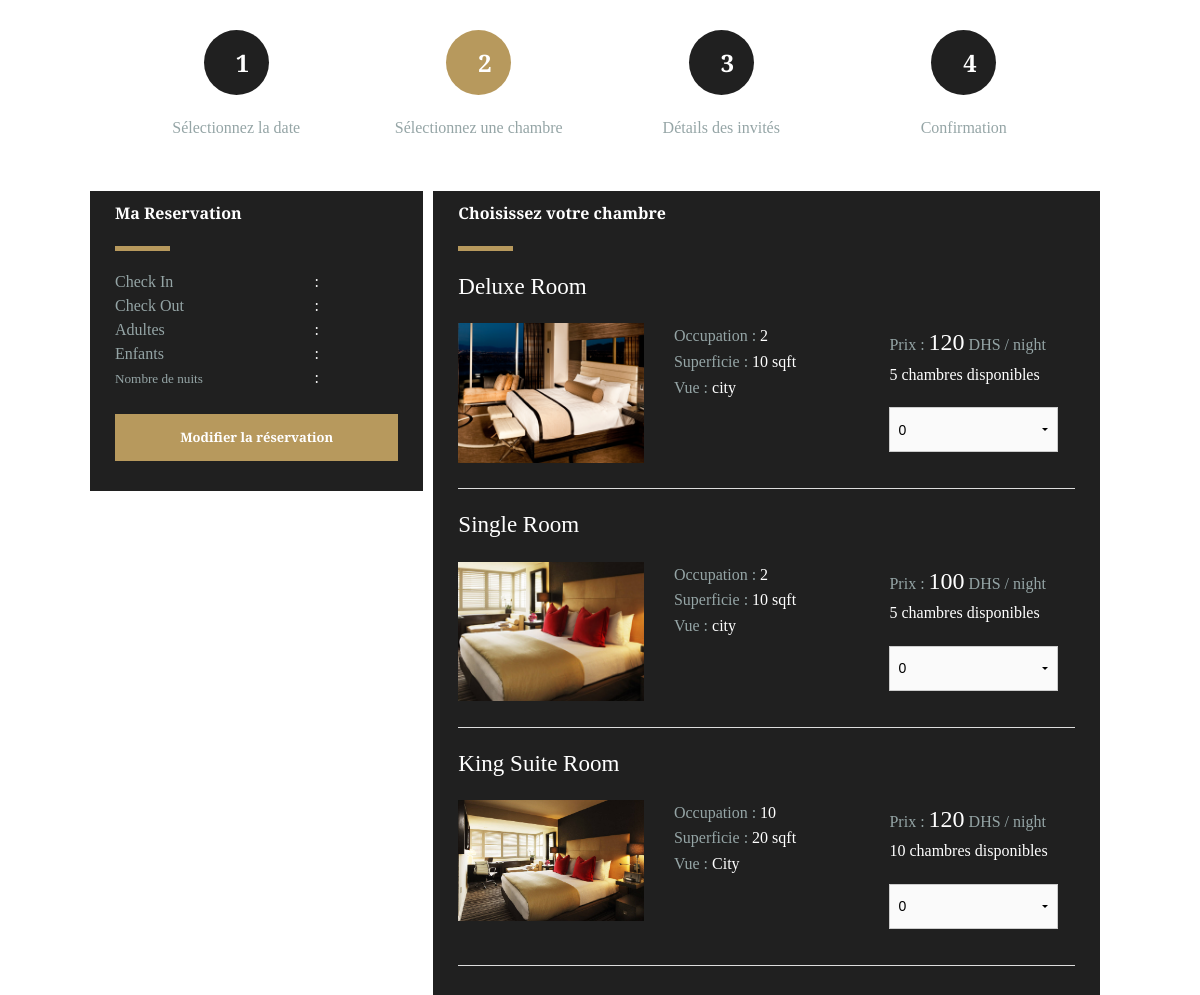
/Reservation/checkroom.php, run on the app's committed database.
### tables this page shows
CREATE TABLE IF NOT EXISTS `room` (
`room_id` int(255) NOT NULL,
  `total_room` int(255) NOT NULL,
  `occupancy` int(255) DEFAULT NULL,
  `size` varchar(30) DEFAULT NULL,
  `view` varchar(30) DEFAULT NULL,
  `room_name` varchar(50) NOT NULL,
  `descriptions` text,
  `rate` double NOT NULL,
  `imgpath` varchar(100) NOT NULL
);

### Reservation/checkroom.php (the view, shortened to what this page needs)
<!DOCTYPE html>
<link rel="stylesheet" href="scss/foundation.css">
<link rel="stylesheet" href="scss/style.css">
<link href="http://ajax.googleapis.com/ajax/libs/jqueryui/1.8/themes/base/jquery-ui.css" rel="stylesheet" type="text/css"/>
</head>
<body class="fontbody">
<div class="row foo" style="margin:30px auto 30px auto;">
<div class="large-12 columns">
		<div class="large-3 columns centerdiv">
			<a href="sessiondestroy.php" class="button round blackblur fontslabo" >1</a>
			<p class="fontgrey">Sélectionnez la date</p>
		</div>
		<div class="large-3 columns centerdiv">
			<a href="#" class="button round fontslabo" style="background-color:#b7995d;">2</a>
			<p class="fontgrey">Sélectionnez une chambre</p>
		</div>
		<div class="large-3 columns centerdiv">
			<a href="#" class="button round blackblur fontslabo" >3</a>
			<p class="fontgrey">Détails des invités</p>
		</div>
		<div class="large-3 columns centerdiv">
			<a href="#" class="button round blackblur fontslabo" >4</a>
			<p class="fontgrey">Confirmation</p>
		</div>
</div>
</div>
<div class="row">
	<div class="large-4 columns blackblur fontcolor" style="margin-left:-10px; padding:10px;">
		<div class="large-12 columns " >
		<p><b>Ma Reservation</b></p><hr class="line">
				<form action="sessiondestroy.php" method="post">
				<div class="row">
					<div class="large-12 columns">
						<div class="row">
							<div class="large-6 columns" style="max-width:100%;">
								<span class="fontgrey">Check In
								</span>
							</div>
							<div class="large-4 columns" style="max-width:100%;">
								<span class="">: <?php echo $_SESSION['checkin_date'];?>
								</span>
							</div>
						</div>
						<div class="row">
							<div class="large-6 columns" style="max-width:100%;">
								<span class="fontgrey">Check Out
								</span>
							</div>
							<div class="large-4 columns" style="max-width:100%;">
								<span class="">: <?php echo $_SESSION['checkout_date'];?>
								</span>
							</div>
						</div>
						<div class="row">
							<div class="large-6 columns" style="max-width:100%;">
								<span class="fontgrey">Adultes
								</span>
							</div>
							<div class="large-4 columns" style="max-width:100%;">
								<span class="">: <?php echo $_SESSION['adults'];?>
								</span>
							</div>
						</div>
						<div class="row">
							<div class="large-6 columns" style="max-width:100%;">
								<span class="fontgrey">Enfants
								</span>
							</div>
							<div class="large-4 columns" style="max-width:100%;">
								<span class="">: <?php echo $_SESSION['childrens'];?>
								</span>
							</div>
						</div>
						<div class="row">
							<div class="large-6 columns" style="max-width:100%;">
								<span class="fontgrey" style="font-size:13.2px;">Nombre de nuits
								</span>
							</div>
							<div class="large-4 columns" style="max-width:100%;">
								<span class="">: <?php echo  $_SESSION['total_night'];?>
								</span>
							</div>
						</div>
					</div>
				</div>
				  <div class="row">
					<div class="large-12 columns" >
						<br><button name="submit" href="#" class="button small fontslabo" style="background-color:#b7995d; width:100%;" >Modifier la réservation</button>
					</div>
				  </div>
				</form>
		</div>
	</div>
	<div class="large-8 columns blackblur fontcolor" style="padding:10px">
		<div class="large-12 columns" >
			<?php
				include './auth.php';
				$datestart =  date('y-m-d', strtotime($_SESSION['checkin_unformat']) );
				$dateend =  date('y-m-d', strtotime($_SESSION['checkout_unformat']));
				$result = mysqli_query($dbhandle,"SELECT r.room_id, (r.total_room-br.total) as availableroom from room as r LEFT JOIN (
										SELECT roombook.room_id, sum(roombook.totalroombook) as total from roombook where roombook.booking_id IN
											(
												SELECT b.booking_id as bookingID from booking as b
												where
												(b.checkin_date between '".$datestart."' AND '".$dateend."')
												OR
												(b.checkout_date between '".$dateend."' AND '".$datestart."')
											)
										group by roombook.room_id
										)
										as br
					 ON r.room_id = br.room_id");
				if(mysqli_num_rows($result) > 0){
					echo "<p><b>Choisissez votre chambre</b></p><hr class=\"line\">";
					print "				<form action=\"guestform.php\" method=\"post\">\n";
					while ($row = mysqli_fetch_array($result)) {
						if($row['availableroom'] != null && $row['availableroom'] > 0  )
						{
							$sub_result = mysqli_query($dbhandle,"select room.* from room where room.room_id = ".$row['room_id']." ");
							if(mysqli_num_rows($sub_result) > 0)
							{
								while($sub_row = mysqli_fetch_array($sub_result)){
								print "					<p><h4>".$sub_row['room_name']."</h4></p>\n";
								print "					<div class=\"row\">\n";
								print "					\n";
								print "						<div class=\"large-4 columns\">\n";
								print "							<img src=\"".$sub_row['imgpath']."\"></img>\n";
								print "						</div>\n";
								print "						<div class=\"large-4 columns\">\n";
								print "						<p><span class=\"fontgrey\">Occupation : </span> ".$sub_row['occupancy']."<br>\n";
								print "						<span class=\"fontgrey\">Superficie : </span> ".$sub_row['size']."\n";
								print "						<br><span class=\"fontgrey\">Vue : </span> ".$sub_row['view']."</p>\n";
								print "\n";
								print "						</div>\n";
								print "						<div class=\"large-4 columns\">\n";
								print "						<p ><span class=\"fontgrey\">Prix :</span><span style=\"font-size:24px;\">".$sub_row['rate']."</span><span class=\"fontgrey\"> DHS / night</span><br>\n";
								print "						<span style=\"text-align:right;\">".$row['availableroom']." chambres disponibles</span>\n";
								print "						</p>\n";
								print "							<div class=\"row\">\n";
								print "								<div class=\"large-11 columns\">\n";
								print "									<label class=\"fontcolor\">\n";
								print "										<select  class=\"no_of_room\" name=\"qtyroom".$sub_row['room_id']."\" id=\"room".$sub_row['room_id']."\" onChange=\"selection(".$sub_row['room_id'].")\"  style=\"width:100%; color:black; height:45px;\" ;\">\n";
								print "											<option  value=\"0\">0</option>\n";
																				$i = 1;
																				while($i <= $row['availableroom'])
																				{
								print "											<option value=\"".$i."\">".$i."</option>\n";
																				$i = $i+1;
																				}
								print "										</select>\n";
								print "									</label>\n";
								print "								</div>\n";
								print "								<div class=\"large-1 columns\">\n";
							    print "<input type=hidden name=\"selectedroom".$sub_row['room_id']."\"  id=\"selectedroom".$sub_row['room_id']."\" value=\"".$sub_row['room_id']."\">";
								print "<input type=hidden name=\"room_name".$sub_row['room_id']."\" id=\"room_name".$sub_row['room_id']."\" value=\"".$sub_row['room_name']."\">";
								print "								</div>\n";
								print "							</div>\n";
								print "						</div>\n";
								print "						\n";
								print "					</div>\n";
								print "					\n";
								print "				<hr>";
								}
							}
						}
						else if($row['availableroom'] == null ){
							$sub_result2 = mysqli_query($dbhandle,"select room.* from room where room.room_id = ".$row['room_id']." ");
							if(mysqli_num_rows($sub_result2) > 0)
							{
								while($sub_row2 = mysqli_fetch_array($sub_result2)){
								print "					<p><h4>".$sub_row2['room_name']."</h4></p>\n";
								print "					<div class=\"row\">\n";
								print "						<div class=\"large-4 columns\">\n";
								print "							<img src=\"".$sub_row2['imgpath']."\"></img>\n";
								print "						</div>\n";
								print "						<div class=\"large-4 columns\">\n";
								print "						<p><span class=\"fontgrey\">Occupation : </span> ".$sub_row2['occupancy']."<br>\n";
								print "						<span class=\"fontgrey\">Superficie : </span> ".$sub_row2['size']."\n";
								print "						<br><span class=\"fontgrey\">Vue : </span> ".$sub_row2['view']."</p>\n";
								print "						</div>\n";
								print "						<div class=\"large-4 columns\">\n";
								print "						<p ><span class=\"fontgrey\">Prix : </span><span style=\"font-size:24px;\">".$sub_row2['rate']."</span><span class=\"fontgrey\"> DHS / night</span><br>\n";
								print "						<span style=\"text-align:right;\">".$sub_row2['total_room']." chambres disponibles</span>\n";
								print "						</p>\n";
								print "							<div class=\"row\">\n";
								print "								<div class=\"large-11 columns\">\n";
								print "									<label class=\"fontcolor\">\n";
								print "										<select  class=\"no_of_room\" name=\"qtyroom".$sub_row2['room_id']."\"  id=\"room".$sub_row2['room_id']."\" onChange=\"selection(".$sub_row2['room_id'].")\" style=\"width:100%; color:black; height:45px;\" >\n";
								print "											<option value=\"0\">0</option>\n";
								print "										</select>\n";
								print "									</label>\n";
								print "								</div>\n";
								print "							</div>\n";
								print "						</div>\n";
								print "					</div>\n";
								print "				<hr>";
								}
							}
						}
					}
				}
				else{
				echo "<p><b>Pas de chambres disponibles</b></p><hr>";
				}
							print "	</form>";
			?>
		</div>
	</div>
</div>
</body></html>

### Reservation/scss/style.css (style rules this page uses)
.blackblur { background-color: #202020; }
.centerdiv { text-align: center; }
body, label, href, h4 { font-family: 'Slabo 13px', serif !important; font-weight: 400; color: white; }
.fontslabo { font-family: 'Slabo 13px', serif !important; font-weight: 400; color: white; font-size: 24px; font-weight: bold; }
.fontgrey { color: #95A5A6; }
.line { height: 5px; width: 55px; background-color: #b7995d; border: 1px solid #b7995d; }

### data on the page
room: room_name "Deluxe Room", imgpath (picture), occupancy "2", size "10 sqft", view "city", rate "120", total_room "5", room_id "0"
room: room_name "Single Room", imgpath (picture), occupancy "2", size "10 sqft", view "city", rate "100", total_room "5", room_id "0"
room: room_name "King Suite Room", imgpath (picture), occupancy "10", size "20 sqft", view "City", rate "120", total_room "10", room_id "0"
